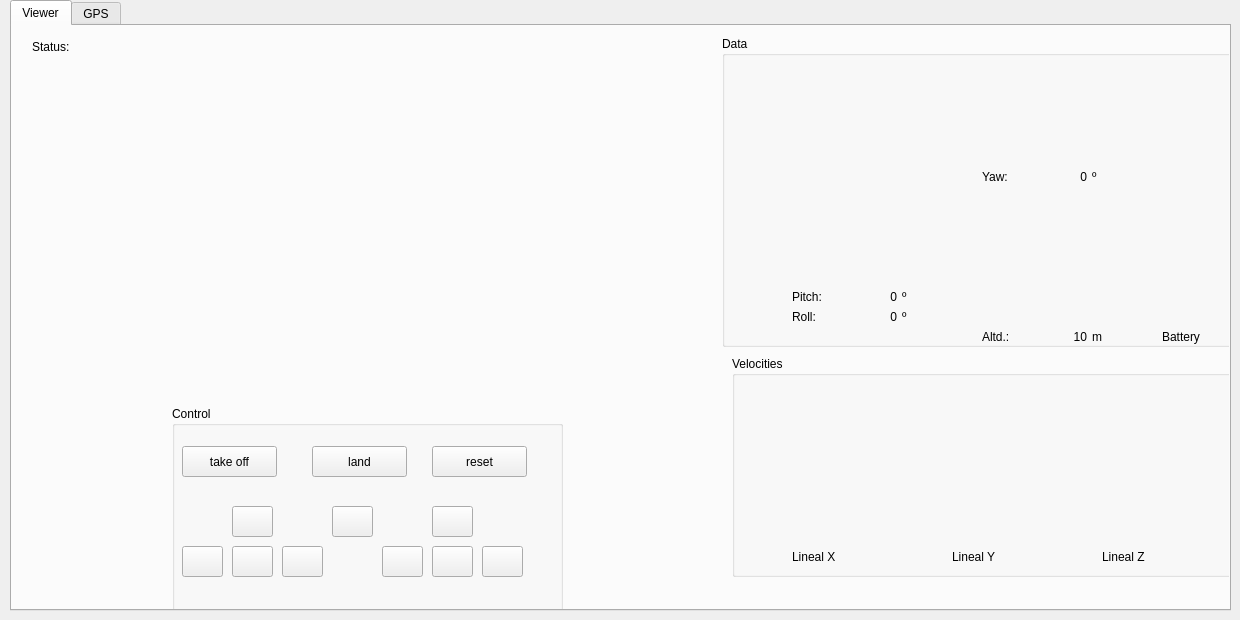
<?xml version="1.0" encoding="UTF-8"?>
<ui version="4.0">
 <class>MainWindow</class>
 <widget class="QMainWindow" name="MainWindow">
  <property name="geometry">
   <rect>
    <x>0</x>
    <y>0</y>
    <width>1240</width>
    <height>620</height>
   </rect>
  </property>
  <property name="minimumSize">
   <size>
    <width>1240</width>
    <height>620</height>
   </size>
  </property>
  <property name="maximumSize">
   <size>
    <width>1240</width>
    <height>620</height>
   </size>
  </property>
  <property name="windowTitle">
   <string>uav_viewer</string>
  </property>
  <widget class="QWidget" name="centralWidget">
   <widget class="QTabWidget" name="tabWidget">
    <property name="geometry">
     <rect>
      <x>10</x>
      <y>0</y>
      <width>1221</width>
      <height>611</height>
     </rect>
    </property>
    <property name="currentIndex">
     <number>0</number>
    </property>
    <widget class="QWidget" name="view_tab">
     <attribute name="title">
      <string>Viewer</string>
     </attribute>
     <widget class="QGroupBox" name="vel_groupbox">
      <property name="geometry">
       <rect>
        <x>720</x>
        <y>330</y>
        <width>521</width>
        <height>221</height>
       </rect>
      </property>
      <property name="title">
       <string>Velocities</string>
      </property>
      <widget class="QLabel" name="velXLabel">
       <property name="geometry">
        <rect>
         <x>60</x>
         <y>190</y>
         <width>51</width>
         <height>21</height>
        </rect>
       </property>
       <property name="text">
        <string>Lineal X</string>
       </property>
      </widget>
      <widget class="QLabel" name="velYLabel">
       <property name="geometry">
        <rect>
         <x>220</x>
         <y>190</y>
         <width>51</width>
         <height>21</height>
        </rect>
       </property>
       <property name="text">
        <string>Lineal Y</string>
       </property>
      </widget>
      <widget class="QLabel" name="velZLabel">
       <property name="geometry">
        <rect>
         <x>370</x>
         <y>190</y>
         <width>51</width>
         <height>21</height>
        </rect>
       </property>
       <property name="text">
        <string>Lineal Z</string>
       </property>
      </widget>
     </widget>
     <widget class="QGroupBox" name="data_groupbox">
      <property name="geometry">
       <rect>
        <x>710</x>
        <y>10</y>
        <width>521</width>
        <height>311</height>
       </rect>
      </property>
      <property name="title">
       <string>Data</string>
      </property>
      <widget class="QwtThermo" name="battery">
       <property name="geometry">
        <rect>
         <x>430</x>
         <y>30</y>
         <width>56</width>
         <height>241</height>
        </rect>
       </property>
       <property name="maxValue">
        <double>100.000000000000000</double>
       </property>
      </widget>
      <widget class="QLabel" name="batteryLabel">
       <property name="geometry">
        <rect>
         <x>440</x>
         <y>290</y>
         <width>51</width>
         <height>21</height>
        </rect>
       </property>
       <property name="text">
        <string>Battery</string>
       </property>
      </widget>
      <widget class="QLabel" name="yawLabel">
       <property name="geometry">
        <rect>
         <x>260</x>
         <y>130</y>
         <width>41</width>
         <height>21</height>
        </rect>
       </property>
       <property name="text">
        <string>Yaw:</string>
       </property>
      </widget>
      <widget class="QLabel" name="altdLabel">
       <property name="geometry">
        <rect>
         <x>260</x>
         <y>290</y>
         <width>41</width>
         <height>21</height>
        </rect>
       </property>
       <property name="text">
        <string>Altd.:</string>
       </property>
      </widget>
      <widget class="QLabel" name="pitchLabel">
       <property name="geometry">
        <rect>
         <x>70</x>
         <y>250</y>
         <width>41</width>
         <height>21</height>
        </rect>
       </property>
       <property name="text">
        <string>Pitch:</string>
       </property>
      </widget>
      <widget class="QLabel" name="rollLabel">
       <property name="geometry">
        <rect>
         <x>70</x>
         <y>270</y>
         <width>41</width>
         <height>21</height>
        </rect>
       </property>
       <property name="text">
        <string>Roll:</string>
       </property>
      </widget>
      <widget class="QLabel" name="pitchValue">
       <property name="geometry">
        <rect>
         <x>110</x>
         <y>250</y>
         <width>65</width>
         <height>21</height>
        </rect>
       </property>
       <property name="text">
        <string>0</string>
       </property>
       <property name="alignment">
        <set>Qt::AlignRight|Qt::AlignTrailing|Qt::AlignVCenter</set>
       </property>
      </widget>
      <widget class="QLabel" name="rollValue">
       <property name="geometry">
        <rect>
         <x>110</x>
         <y>270</y>
         <width>65</width>
         <height>21</height>
        </rect>
       </property>
       <property name="text">
        <string>0</string>
       </property>
       <property name="alignment">
        <set>Qt::AlignRight|Qt::AlignTrailing|Qt::AlignVCenter</set>
       </property>
      </widget>
      <widget class="QLabel" name="altdValue">
       <property name="geometry">
        <rect>
         <x>300</x>
         <y>290</y>
         <width>65</width>
         <height>21</height>
        </rect>
       </property>
       <property name="text">
        <string>10</string>
       </property>
       <property name="alignment">
        <set>Qt::AlignRight|Qt::AlignTrailing|Qt::AlignVCenter</set>
       </property>
      </widget>
      <widget class="QLabel" name="yawValue">
       <property name="geometry">
        <rect>
         <x>300</x>
         <y>130</y>
         <width>65</width>
         <height>21</height>
        </rect>
       </property>
       <property name="text">
        <string>0</string>
       </property>
       <property name="alignment">
        <set>Qt::AlignRight|Qt::AlignTrailing|Qt::AlignVCenter</set>
       </property>
      </widget>
      <widget class="QLabel" name="yawG">
       <property name="geometry">
        <rect>
         <x>370</x>
         <y>130</y>
         <width>16</width>
         <height>21</height>
        </rect>
       </property>
       <property name="text">
        <string>º</string>
       </property>
      </widget>
      <widget class="QLabel" name="pitchG">
       <property name="geometry">
        <rect>
         <x>180</x>
         <y>250</y>
         <width>16</width>
         <height>21</height>
        </rect>
       </property>
       <property name="text">
        <string>º</string>
       </property>
      </widget>
      <widget class="QLabel" name="rollG">
       <property name="geometry">
        <rect>
         <x>180</x>
         <y>270</y>
         <width>16</width>
         <height>21</height>
        </rect>
       </property>
       <property name="text">
        <string>º</string>
       </property>
      </widget>
      <widget class="QLabel" name="altdM">
       <property name="geometry">
        <rect>
         <x>370</x>
         <y>290</y>
         <width>16</width>
         <height>21</height>
        </rect>
       </property>
       <property name="text">
        <string>m</string>
       </property>
      </widget>
     </widget>
     <widget class="QLabel" name="imageLabel">
      <property name="geometry">
       <rect>
        <x>120</x>
        <y>100</y>
        <width>320</width>
        <height>240</height>
       </rect>
      </property>
      <property name="minimumSize">
       <size>
        <width>320</width>
        <height>240</height>
       </size>
      </property>
      <property name="maximumSize">
       <size>
        <width>320</width>
        <height>240</height>
       </size>
      </property>
      <property name="text">
       <string/>
      </property>
     </widget>
     <widget class="QGroupBox" name="controlBox">
      <property name="geometry">
       <rect>
        <x>160</x>
        <y>380</y>
        <width>391</width>
        <height>211</height>
       </rect>
      </property>
      <property name="title">
       <string>Control</string>
      </property>
      <widget class="QPushButton" name="takeoff_button">
       <property name="geometry">
        <rect>
         <x>10</x>
         <y>40</y>
         <width>95</width>
         <height>31</height>
        </rect>
       </property>
       <property name="text">
        <string>take off</string>
       </property>
      </widget>
      <widget class="QPushButton" name="land_button">
       <property name="geometry">
        <rect>
         <x>140</x>
         <y>40</y>
         <width>95</width>
         <height>31</height>
        </rect>
       </property>
       <property name="text">
        <string>land</string>
       </property>
      </widget>
      <widget class="QPushButton" name="reset_button">
       <property name="geometry">
        <rect>
         <x>260</x>
         <y>40</y>
         <width>95</width>
         <height>31</height>
        </rect>
       </property>
       <property name="text">
        <string>reset</string>
       </property>
      </widget>
      <widget class="QPushButton" name="angZL">
       <property name="geometry">
        <rect>
         <x>10</x>
         <y>140</y>
         <width>41</width>
         <height>31</height>
        </rect>
       </property>
       <property name="text">
        <string/>
       </property>
       <property name="icon">
        <iconset resource="../resources/images.qrc">
         <normaloff>:/images/rotate_left.png</normaloff>:/images/rotate_left.png</iconset>
       </property>
      </widget>
      <widget class="QPushButton" name="linZD">
       <property name="geometry">
        <rect>
         <x>60</x>
         <y>140</y>
         <width>41</width>
         <height>31</height>
        </rect>
       </property>
       <property name="text">
        <string/>
       </property>
       <property name="icon">
        <iconset resource="../resources/images.qrc">
         <normaloff>:/images/down.png</normaloff>:/images/down.png</iconset>
       </property>
      </widget>
      <widget class="QPushButton" name="angZR">
       <property name="geometry">
        <rect>
         <x>110</x>
         <y>140</y>
         <width>41</width>
         <height>31</height>
        </rect>
       </property>
       <property name="text">
        <string/>
       </property>
       <property name="icon">
        <iconset resource="../resources/images.qrc">
         <normaloff>:/images/rotate_right.png</normaloff>:/images/rotate_right.png</iconset>
       </property>
      </widget>
      <widget class="QPushButton" name="linZU">
       <property name="geometry">
        <rect>
         <x>60</x>
         <y>100</y>
         <width>41</width>
         <height>31</height>
        </rect>
       </property>
       <property name="text">
        <string/>
       </property>
       <property name="icon">
        <iconset resource="../resources/images.qrc">
         <normaloff>:/images/up.png</normaloff>:/images/up.png</iconset>
       </property>
      </widget>
      <widget class="QPushButton" name="linXF">
       <property name="geometry">
        <rect>
         <x>260</x>
         <y>100</y>
         <width>41</width>
         <height>31</height>
        </rect>
       </property>
       <property name="text">
        <string/>
       </property>
       <property name="icon">
        <iconset resource="../resources/images.qrc">
         <normaloff>:/images/forward.png</normaloff>:/images/forward.png</iconset>
       </property>
      </widget>
      <widget class="QPushButton" name="linYR">
       <property name="geometry">
        <rect>
         <x>310</x>
         <y>140</y>
         <width>41</width>
         <height>31</height>
        </rect>
       </property>
       <property name="text">
        <string/>
       </property>
       <property name="icon">
        <iconset resource="../resources/images.qrc">
         <normaloff>:/images/right.png</normaloff>:/images/right.png</iconset>
       </property>
      </widget>
      <widget class="QPushButton" name="linYL">
       <property name="geometry">
        <rect>
         <x>210</x>
         <y>140</y>
         <width>41</width>
         <height>31</height>
        </rect>
       </property>
       <property name="text">
        <string/>
       </property>
       <property name="icon">
        <iconset resource="../resources/images.qrc">
         <normaloff>:/images/left.png</normaloff>:/images/left.png</iconset>
       </property>
      </widget>
      <widget class="QPushButton" name="linXB">
       <property name="geometry">
        <rect>
         <x>260</x>
         <y>140</y>
         <width>41</width>
         <height>31</height>
        </rect>
       </property>
       <property name="text">
        <string/>
       </property>
       <property name="icon">
        <iconset resource="../resources/images.qrc">
         <normaloff>:/images/backward.png</normaloff>:/images/backward.png</iconset>
       </property>
      </widget>
      <widget class="QPushButton" name="toggleCam">
       <property name="geometry">
        <rect>
         <x>160</x>
         <y>100</y>
         <width>41</width>
         <height>31</height>
        </rect>
       </property>
       <property name="text">
        <string/>
       </property>
       <property name="icon">
        <iconset resource="../resources/images.qrc">
         <normaloff>:/images/toggle_cam.png</normaloff>:/images/toggle_cam.png</iconset>
       </property>
      </widget>
     </widget>
     <widget class="QLabel" name="imageVLabel">
      <property name="geometry">
       <rect>
        <x>180</x>
        <y>140</y>
        <width>200</width>
        <height>180</height>
       </rect>
      </property>
      <property name="text">
       <string/>
      </property>
     </widget>
     <widget class="QLabel" name="statusLabel">
      <property name="geometry">
       <rect>
        <x>20</x>
        <y>10</y>
        <width>51</width>
        <height>21</height>
       </rect>
      </property>
      <property name="text">
       <string>Status:</string>
      </property>
     </widget>
     <widget class="QLabel" name="statusValue">
      <property name="geometry">
       <rect>
        <x>90</x>
        <y>10</y>
        <width>65</width>
        <height>21</height>
       </rect>
      </property>
      <property name="text">
       <string/>
      </property>
     </widget>
     <widget class="QLabel" name="imageLLabel">
      <property name="geometry">
       <rect>
        <x>20</x>
        <y>40</y>
        <width>640</width>
        <height>320</height>
       </rect>
      </property>
      <property name="text">
       <string/>
      </property>
     </widget>
    </widget>
    <widget class="QWidget" name="gps_tab">
     <attribute name="title">
      <string>GPS</string>
     </attribute>
    </widget>
   </widget>
  </widget>
 </widget>
 <layoutdefault spacing="6" margin="11"/>
 <customwidgets>
  <customwidget>
   <class>QwtThermo</class>
   <extends>QWidget</extends>
   <header>qwt_thermo.h</header>
  </customwidget>
 </customwidgets>
 <resources>
  <include location="../resources/images.qrc"/>
 </resources>
 <connections/>
</ui>
